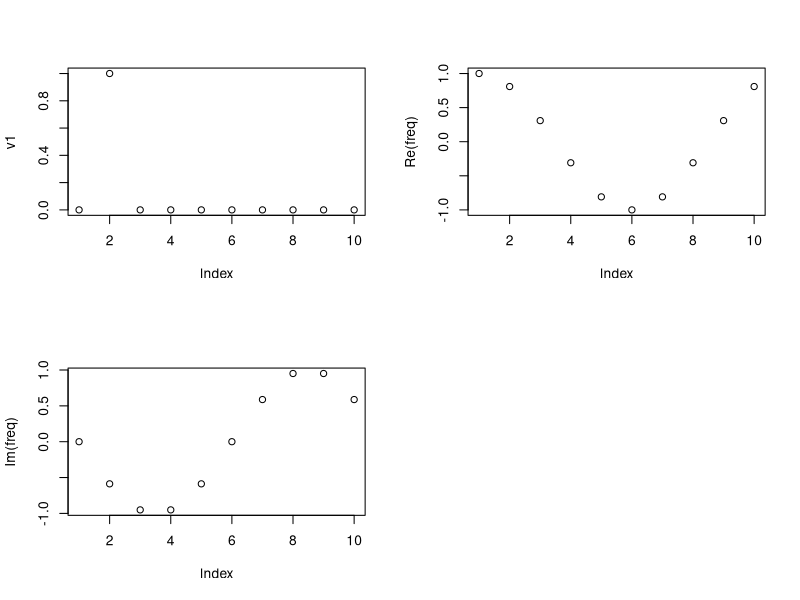

Recreate this plot in R.
mat2 <- matrix(data=1:9, nrow = 3, ncol = 3, byrow = T)
print(mat2)
print(mat2 * 2)
print(cos(mat2))
print(cos(mat2) + mat2)
print(t(mat2))

mat3 <- matrix(data=1:4, nrow = 2, ncol = 2, byrow = T)
print(mat3)
mat4 = solve(mat3)
print(mat4)

complex = 1+2i
(0+1i)**2 # -1
Re(complex) # 1
Im(complex) # 2

v1 = c(0,1,0,0,0,0,0,0,0,0)
par(mfrow=c(2,2))
plot(v1)
freq = fft(v1)
print(freq)
plot(Re(freq))
plot(Im(freq))
par(mfrow=c(1,1))